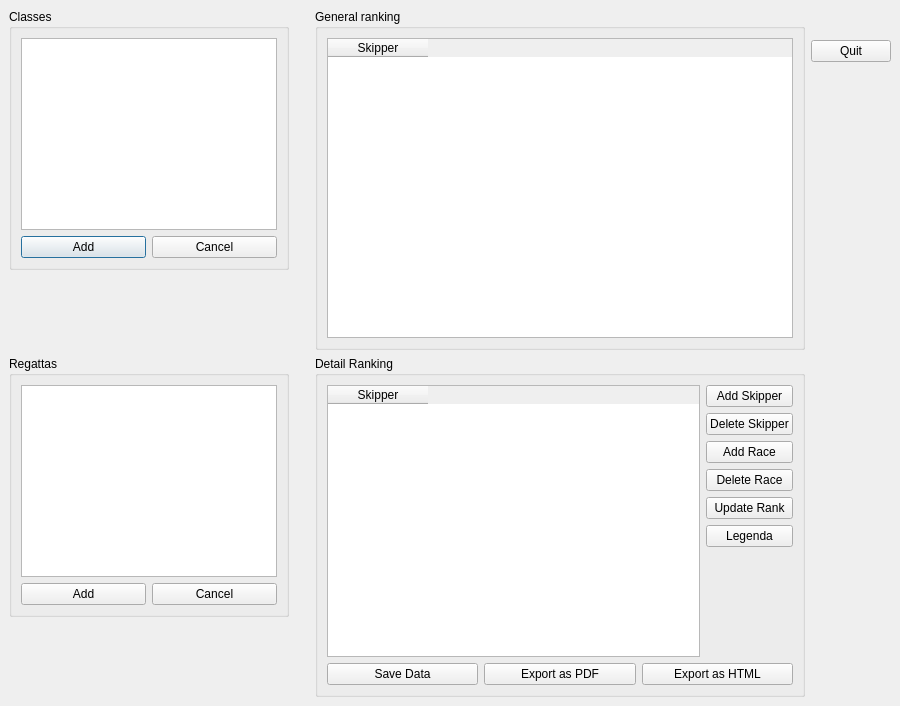
<ui version="4.0" >
 <author></author>
 <comment></comment>
 <exportmacro></exportmacro>
 <class>DMainWin</class>
 <widget class="QDialog" name="DMainWin" >
  <property name="geometry" >
   <rect>
    <x>0</x>
    <y>0</y>
    <width>900</width>
    <height>706</height>
   </rect>
  </property>
  <property name="windowTitle" >
   <string>QtRank</string>
  </property>
  <layout class="QHBoxLayout" >
   <property name="margin" >
    <number>9</number>
   </property>
   <property name="spacing" >
    <number>6</number>
   </property>
   <item>
    <layout class="QVBoxLayout" >
     <property name="margin" >
      <number>0</number>
     </property>
     <property name="spacing" >
      <number>6</number>
     </property>
     <item>
      <layout class="QHBoxLayout" >
       <property name="margin" >
        <number>0</number>
       </property>
       <property name="spacing" >
        <number>6</number>
       </property>
       <item>
        <layout class="QVBoxLayout" >
         <property name="margin" >
          <number>0</number>
         </property>
         <property name="spacing" >
          <number>6</number>
         </property>
         <item>
          <widget class="QGroupBox" name="groupBox" >
           <property name="sizePolicy" >
            <sizepolicy>
             <hsizetype>0</hsizetype>
             <vsizetype>5</vsizetype>
             <horstretch>0</horstretch>
             <verstretch>0</verstretch>
            </sizepolicy>
           </property>
           <property name="title" >
            <string>Classes</string>
           </property>
           <layout class="QVBoxLayout" >
            <property name="margin" >
             <number>9</number>
            </property>
            <property name="spacing" >
             <number>6</number>
            </property>
            <item>
             <widget class="QListWidget" name="L_Classi" >
              <property name="viewMode" >
               <enum>QListView::ListMode</enum>
              </property>
              <property name="currentRow" >
               <number>-1</number>
              </property>
             </widget>
            </item>
            <item>
             <layout class="QHBoxLayout" >
              <property name="margin" >
               <number>0</number>
              </property>
              <property name="spacing" >
               <number>6</number>
              </property>
              <item>
               <widget class="QPushButton" name="B_AddClass" >
                <property name="sizePolicy" >
                 <sizepolicy>
                  <hsizetype>1</hsizetype>
                  <vsizetype>0</vsizetype>
                  <horstretch>0</horstretch>
                  <verstretch>0</verstretch>
                 </sizepolicy>
                </property>
                <property name="text" >
                 <string>Add</string>
                </property>
               </widget>
              </item>
              <item>
               <widget class="QPushButton" name="B_CancelClass" >
                <property name="sizePolicy" >
                 <sizepolicy>
                  <hsizetype>1</hsizetype>
                  <vsizetype>0</vsizetype>
                  <horstretch>0</horstretch>
                  <verstretch>0</verstretch>
                 </sizepolicy>
                </property>
                <property name="text" >
                 <string>Cancel</string>
                </property>
               </widget>
              </item>
             </layout>
            </item>
           </layout>
          </widget>
         </item>
         <item>
          <spacer>
           <property name="orientation" >
            <enum>Qt::Vertical</enum>
           </property>
           <property name="sizeHint" >
            <size>
             <width>20</width>
             <height>40</height>
            </size>
           </property>
          </spacer>
         </item>
        </layout>
       </item>
       <item>
        <spacer>
         <property name="orientation" >
          <enum>Qt::Horizontal</enum>
         </property>
         <property name="sizeType" >
          <enum>QSizePolicy::Fixed</enum>
         </property>
         <property name="sizeHint" >
          <size>
           <width>20</width>
           <height>327</height>
          </size>
         </property>
        </spacer>
       </item>
       <item>
        <widget class="QGroupBox" name="groupBox_3" >
         <property name="title" >
          <string>General ranking</string>
         </property>
         <layout class="QVBoxLayout" >
          <property name="margin" >
           <number>9</number>
          </property>
          <property name="spacing" >
           <number>6</number>
          </property>
          <item>
           <widget class="QTableWidget" name="T_GeneralRanking" >
            <property name="editTriggers" >
             <set>QAbstractItemView::NoEditTriggers</set>
            </property>
            <property name="tabKeyNavigation" >
             <bool>false</bool>
            </property>
            <property name="alternatingRowColors" >
             <bool>true</bool>
            </property>
            <property name="columnCount" >
             <number>1</number>
            </property>
            <column>
             <property name="text" >
              <string>Skipper</string>
             </property>
            </column>
           </widget>
          </item>
         </layout>
        </widget>
       </item>
      </layout>
     </item>
     <item>
      <layout class="QHBoxLayout" >
       <property name="margin" >
        <number>0</number>
       </property>
       <property name="spacing" >
        <number>6</number>
       </property>
       <item>
        <layout class="QVBoxLayout" >
         <property name="margin" >
          <number>0</number>
         </property>
         <property name="spacing" >
          <number>6</number>
         </property>
         <item>
          <widget class="QGroupBox" name="groupBox_2" >
           <property name="sizePolicy" >
            <sizepolicy>
             <hsizetype>0</hsizetype>
             <vsizetype>0</vsizetype>
             <horstretch>0</horstretch>
             <verstretch>0</verstretch>
            </sizepolicy>
           </property>
           <property name="title" >
            <string>Regattas</string>
           </property>
           <layout class="QVBoxLayout" >
            <property name="margin" >
             <number>9</number>
            </property>
            <property name="spacing" >
             <number>6</number>
            </property>
            <item>
             <widget class="QListWidget" name="L_Regattas" />
            </item>
            <item>
             <layout class="QHBoxLayout" >
              <property name="margin" >
               <number>0</number>
              </property>
              <property name="spacing" >
               <number>6</number>
              </property>
              <item>
               <widget class="QPushButton" name="B_AddRegatta" >
                <property name="text" >
                 <string>Add</string>
                </property>
               </widget>
              </item>
              <item>
               <widget class="QPushButton" name="B_CancelRegatta" >
                <property name="text" >
                 <string>Cancel</string>
                </property>
               </widget>
              </item>
             </layout>
            </item>
           </layout>
          </widget>
         </item>
         <item>
          <spacer>
           <property name="orientation" >
            <enum>Qt::Vertical</enum>
           </property>
           <property name="sizeHint" >
            <size>
             <width>20</width>
             <height>40</height>
            </size>
           </property>
          </spacer>
         </item>
        </layout>
       </item>
       <item>
        <spacer>
         <property name="orientation" >
          <enum>Qt::Horizontal</enum>
         </property>
         <property name="sizeType" >
          <enum>QSizePolicy::Fixed</enum>
         </property>
         <property name="sizeHint" >
          <size>
           <width>20</width>
           <height>326</height>
          </size>
         </property>
        </spacer>
       </item>
       <item>
        <widget class="QGroupBox" name="groupBox_4" >
         <property name="title" >
          <string>Detail Ranking</string>
         </property>
         <layout class="QVBoxLayout" >
          <property name="margin" >
           <number>9</number>
          </property>
          <property name="spacing" >
           <number>6</number>
          </property>
          <item>
           <layout class="QHBoxLayout" >
            <property name="margin" >
             <number>0</number>
            </property>
            <property name="spacing" >
             <number>6</number>
            </property>
            <item>
             <widget class="QTableWidget" name="T_DetailRanking" >
              <property name="alternatingRowColors" >
               <bool>true</bool>
              </property>
              <property name="columnCount" >
               <number>1</number>
              </property>
              <column>
               <property name="text" >
                <string>Skipper</string>
               </property>
              </column>
             </widget>
            </item>
            <item>
             <layout class="QVBoxLayout" >
              <property name="margin" >
               <number>0</number>
              </property>
              <property name="spacing" >
               <number>6</number>
              </property>
              <item>
               <widget class="QPushButton" name="B_AddSkipper" >
                <property name="text" >
                 <string>Add Skipper</string>
                </property>
               </widget>
              </item>
              <item>
               <widget class="QPushButton" name="B_DeleteSkipper" >
                <property name="text" >
                 <string>Delete Skipper</string>
                </property>
               </widget>
              </item>
              <item>
               <widget class="QPushButton" name="B_AddRace" >
                <property name="text" >
                 <string>Add Race</string>
                </property>
               </widget>
              </item>
              <item>
               <widget class="QPushButton" name="B_DeleteRace" >
                <property name="text" >
                 <string>Delete Race</string>
                </property>
               </widget>
              </item>
              <item>
               <widget class="QPushButton" name="B_CalcRanking" >
                <property name="text" >
                 <string>Update Rank</string>
                </property>
               </widget>
              </item>
              <item>
               <widget class="QPushButton" name="B_Legenda" >
                <property name="text" >
                 <string>Legenda</string>
                </property>
               </widget>
              </item>
              <item>
               <spacer>
                <property name="orientation" >
                 <enum>Qt::Vertical</enum>
                </property>
                <property name="sizeHint" >
                 <size>
                  <width>20</width>
                  <height>40</height>
                 </size>
                </property>
               </spacer>
              </item>
             </layout>
            </item>
           </layout>
          </item>
          <item>
           <layout class="QHBoxLayout" >
            <property name="margin" >
             <number>0</number>
            </property>
            <property name="spacing" >
             <number>6</number>
            </property>
            <item>
             <widget class="QPushButton" name="B_SaveData" >
              <property name="text" >
               <string>Save Data</string>
              </property>
             </widget>
            </item>
            <item>
             <widget class="QPushButton" name="B_ExportPDF" >
              <property name="text" >
               <string>Export as PDF</string>
              </property>
             </widget>
            </item>
            <item>
             <widget class="QPushButton" name="B_ExportHTML" >
              <property name="text" >
               <string>Export as HTML</string>
              </property>
             </widget>
            </item>
           </layout>
          </item>
         </layout>
        </widget>
       </item>
      </layout>
     </item>
    </layout>
   </item>
   <item>
    <layout class="QVBoxLayout" >
     <property name="margin" >
      <number>0</number>
     </property>
     <property name="spacing" >
      <number>6</number>
     </property>
     <item>
      <layout class="QVBoxLayout" >
       <property name="margin" >
        <number>0</number>
       </property>
       <property name="spacing" >
        <number>6</number>
       </property>
       <item>
        <spacer>
         <property name="orientation" >
          <enum>Qt::Vertical</enum>
         </property>
         <property name="sizeType" >
          <enum>QSizePolicy::Fixed</enum>
         </property>
         <property name="sizeHint" >
          <size>
           <width>20</width>
           <height>31</height>
          </size>
         </property>
        </spacer>
       </item>
       <item>
        <widget class="QPushButton" name="okButton" >
         <property name="text" >
          <string>Quit</string>
         </property>
        </widget>
       </item>
      </layout>
     </item>
     <item>
      <spacer>
       <property name="orientation" >
        <enum>Qt::Vertical</enum>
       </property>
       <property name="sizeHint" >
        <size>
         <width>20</width>
         <height>40</height>
        </size>
       </property>
      </spacer>
     </item>
    </layout>
   </item>
  </layout>
 </widget>
 <pixmapfunction></pixmapfunction>
 <resources/>
 <connections>
  <connection>
   <sender>okButton</sender>
   <signal>clicked()</signal>
   <receiver>DMainWin</receiver>
   <slot>accept()</slot>
   <hints>
    <hint type="sourcelabel" >
     <x>819</x>
     <y>63</y>
    </hint>
    <hint type="destinationlabel" >
     <x>618</x>
     <y>459</y>
    </hint>
   </hints>
  </connection>
 </connections>
</ui>
